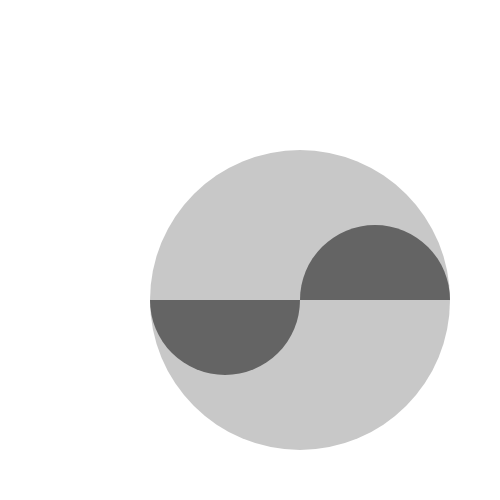
Frame 1 (no input)
Frame 60 (no input): identical to frame 1, image omitted
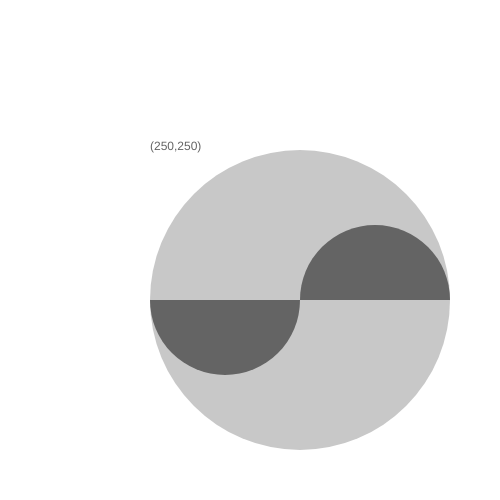
Frame 120 (the mouse pressed at the canvas centre since frame 60)

The p5.js sketch that drew these frames (run headless with seeded random() and noise() and a simulated clock; from frame 60 on, the mouse is pressed at the canvas centre):

// p5.js sketch
// ── sketch.js
function setup() {
  createCanvas(500, 500);
  noStroke();
}

function draw() {
  background(255);
  fill(200);
  ellipse(300, 300, 300);
  fill(100);
  arc(375, 300, 150, 150, PI, TWO_PI);
  arc(300 - 75, 300, 150, 150, TWO_PI, PI);

  text("(" + mouseX + "," + mouseY + ")", mouseX - 100, mouseY - 100);
}
